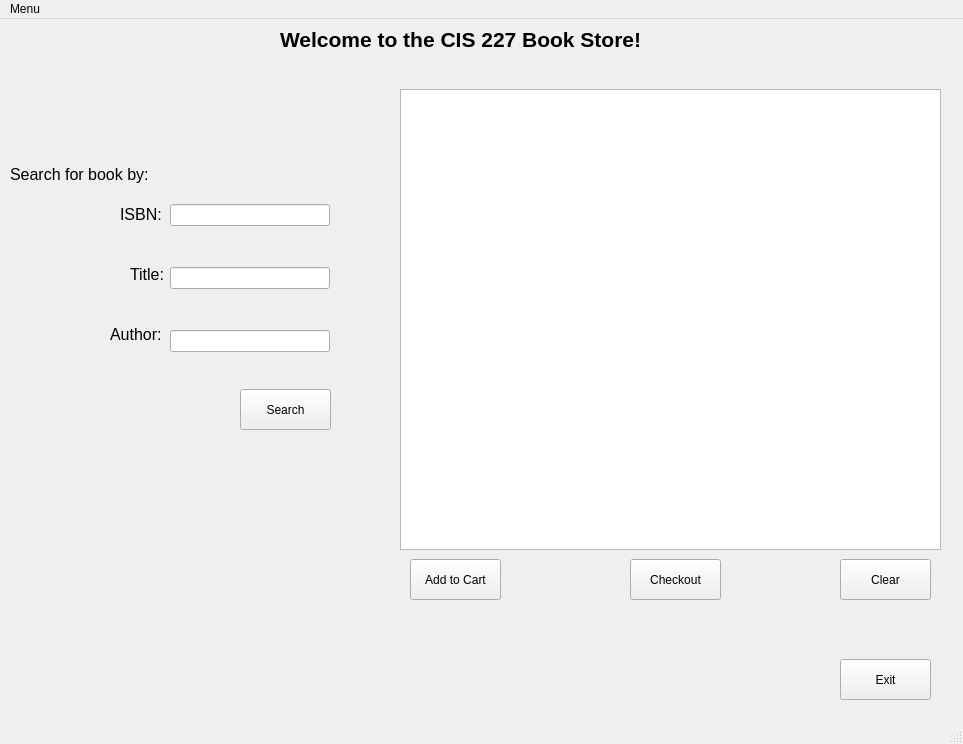
<?xml version="1.0" encoding="UTF-8"?>
<ui version="4.0">
 <class>MainWindow</class>
 <widget class="QMainWindow" name="MainWindow">
  <property name="geometry">
   <rect>
    <x>0</x>
    <y>0</y>
    <width>963</width>
    <height>744</height>
   </rect>
  </property>
  <property name="windowTitle">
   <string>Book Store</string>
  </property>
  <property name="windowIcon">
   <iconset theme="face-uncertain">
    <normaloff>../../../Downloads/clueless.ico</normaloff>../../../Downloads/clueless.ico</iconset>
  </property>
  <widget class="QWidget" name="centralwidget">
   <widget class="QLabel" name="label">
    <property name="geometry">
     <rect>
      <x>280</x>
      <y>0</y>
      <width>361</width>
      <height>41</height>
     </rect>
    </property>
    <property name="text">
     <string>&lt;html&gt;&lt;head/&gt;&lt;body&gt;&lt;p align=&quot;center&quot;&gt;&lt;span style=&quot; font-size:16pt; font-weight:700;&quot;&gt;Welcome to the CIS 227 Book Store!&lt;/span&gt;&lt;/p&gt;&lt;/body&gt;&lt;/html&gt;</string>
    </property>
   </widget>
   <widget class="QPushButton" name="btnExit">
    <property name="geometry">
     <rect>
      <x>840</x>
      <y>640</y>
      <width>91</width>
      <height>41</height>
     </rect>
    </property>
    <property name="text">
     <string>Exit</string>
    </property>
   </widget>
   <widget class="QLabel" name="label_3">
    <property name="geometry">
     <rect>
      <x>10</x>
      <y>140</y>
      <width>141</width>
      <height>31</height>
     </rect>
    </property>
    <property name="text">
     <string>&lt;html&gt;&lt;head/&gt;&lt;body&gt;&lt;p&gt;&lt;span style=&quot; font-size:12pt;&quot;&gt;Search for book by:&lt;/span&gt;&lt;/p&gt;&lt;/body&gt;&lt;/html&gt;</string>
    </property>
   </widget>
   <widget class="QLabel" name="label_4">
    <property name="geometry">
     <rect>
      <x>120</x>
      <y>180</y>
      <width>61</width>
      <height>31</height>
     </rect>
    </property>
    <property name="text">
     <string>&lt;html&gt;&lt;head/&gt;&lt;body&gt;&lt;p&gt;&lt;span style=&quot; font-size:12pt;&quot;&gt;ISBN:&lt;/span&gt;&lt;/p&gt;&lt;/body&gt;&lt;/html&gt;</string>
    </property>
   </widget>
   <widget class="QLabel" name="label_5">
    <property name="geometry">
     <rect>
      <x>110</x>
      <y>300</y>
      <width>51</width>
      <height>31</height>
     </rect>
    </property>
    <property name="text">
     <string>&lt;html&gt;&lt;head/&gt;&lt;body&gt;&lt;p&gt;&lt;span style=&quot; font-size:12pt;&quot;&gt;Author:&lt;/span&gt;&lt;/p&gt;&lt;/body&gt;&lt;/html&gt;</string>
    </property>
   </widget>
   <widget class="QLabel" name="label_6">
    <property name="geometry">
     <rect>
      <x>130</x>
      <y>240</y>
      <width>41</width>
      <height>31</height>
     </rect>
    </property>
    <property name="text">
     <string>&lt;html&gt;&lt;head/&gt;&lt;body&gt;&lt;p&gt;&lt;span style=&quot; font-size:12pt;&quot;&gt;Title:&lt;/span&gt;&lt;/p&gt;&lt;/body&gt;&lt;/html&gt;</string>
    </property>
   </widget>
   <widget class="QWidget" name="verticalLayoutWidget">
    <property name="geometry">
     <rect>
      <x>170</x>
      <y>150</y>
      <width>160</width>
      <height>221</height>
     </rect>
    </property>
    <layout class="QVBoxLayout" name="verticalLayout">
     <item>
      <widget class="QLineEdit" name="lineISBN"/>
     </item>
     <item>
      <widget class="QLineEdit" name="lineTitle"/>
     </item>
     <item>
      <widget class="QLineEdit" name="lineAuthor"/>
     </item>
    </layout>
   </widget>
   <widget class="QPushButton" name="btnSearch">
    <property name="geometry">
     <rect>
      <x>240</x>
      <y>370</y>
      <width>91</width>
      <height>41</height>
     </rect>
    </property>
    <property name="text">
     <string>Search</string>
    </property>
   </widget>
   <widget class="QPushButton" name="btnAddtoCart">
    <property name="geometry">
     <rect>
      <x>410</x>
      <y>540</y>
      <width>91</width>
      <height>41</height>
     </rect>
    </property>
    <property name="text">
     <string>Add to Cart</string>
    </property>
   </widget>
   <widget class="QPushButton" name="btnClear">
    <property name="geometry">
     <rect>
      <x>840</x>
      <y>540</y>
      <width>91</width>
      <height>41</height>
     </rect>
    </property>
    <property name="text">
     <string>Clear</string>
    </property>
   </widget>
   <widget class="QPushButton" name="btnCheckout">
    <property name="geometry">
     <rect>
      <x>630</x>
      <y>540</y>
      <width>91</width>
      <height>41</height>
     </rect>
    </property>
    <property name="text">
     <string>Checkout</string>
    </property>
   </widget>
   <widget class="QTableWidget" name="tableWidgetResults">
    <property name="geometry">
     <rect>
      <x>400</x>
      <y>70</y>
      <width>541</width>
      <height>461</height>
     </rect>
    </property>
    <property name="autoFillBackground">
     <bool>false</bool>
    </property>
    <property name="editTriggers">
     <set>QAbstractItemView::NoEditTriggers</set>
    </property>
   </widget>
  </widget>
  <widget class="QMenuBar" name="menubar">
   <property name="geometry">
    <rect>
     <x>0</x>
     <y>0</y>
     <width>963</width>
     <height>22</height>
    </rect>
   </property>
   <widget class="QMenu" name="menuMenu">
    <property name="title">
     <string>Menu</string>
    </property>
    <addaction name="actionAbout"/>
    <addaction name="actionHelp"/>
    <addaction name="actionNotes"/>
   </widget>
   <addaction name="menuMenu"/>
  </widget>
  <widget class="QStatusBar" name="statusbar"/>
  <action name="actionAbout">
   <property name="text">
    <string>About</string>
   </property>
  </action>
  <action name="actionExit">
   <property name="text">
    <string>Exit</string>
   </property>
  </action>
  <action name="actionAdmin">
   <property name="text">
    <string>Admin</string>
   </property>
  </action>
  <action name="actionLogout">
   <property name="text">
    <string>Logout</string>
   </property>
  </action>
  <action name="actionHelp">
   <property name="text">
    <string>Help</string>
   </property>
  </action>
  <action name="actionNotes">
   <property name="text">
    <string>Notes</string>
   </property>
  </action>
 </widget>
 <resources/>
 <connections>
  <connection>
   <sender>btnExit</sender>
   <signal>clicked()</signal>
   <receiver>MainWindow</receiver>
   <slot>close()</slot>
   <hints>
    <hint type="sourcelabel">
     <x>729</x>
     <y>512</y>
    </hint>
    <hint type="destinationlabel">
     <x>399</x>
     <y>299</y>
    </hint>
   </hints>
  </connection>
  <connection>
   <sender>actionAbout</sender>
   <signal>triggered()</signal>
   <receiver>MainWindow</receiver>
   <slot>about()</slot>
   <hints>
    <hint type="sourcelabel">
     <x>-1</x>
     <y>-1</y>
    </hint>
    <hint type="destinationlabel">
     <x>399</x>
     <y>283</y>
    </hint>
   </hints>
  </connection>
  <connection>
   <sender>actionHelp</sender>
   <signal>triggered()</signal>
   <receiver>MainWindow</receiver>
   <slot>help()</slot>
   <hints>
    <hint type="sourcelabel">
     <x>-1</x>
     <y>-1</y>
    </hint>
    <hint type="destinationlabel">
     <x>399</x>
     <y>283</y>
    </hint>
   </hints>
  </connection>
  <connection>
   <sender>actionNotes</sender>
   <signal>triggered()</signal>
   <receiver>MainWindow</receiver>
   <slot>notes()</slot>
   <hints>
    <hint type="sourcelabel">
     <x>-1</x>
     <y>-1</y>
    </hint>
    <hint type="destinationlabel">
     <x>399</x>
     <y>283</y>
    </hint>
   </hints>
  </connection>
 </connections>
 <slots>
  <slot>about()</slot>
  <slot>aboutPage()</slot>
  <slot>help()</slot>
  <slot>notes()</slot>
 </slots>
</ui>
